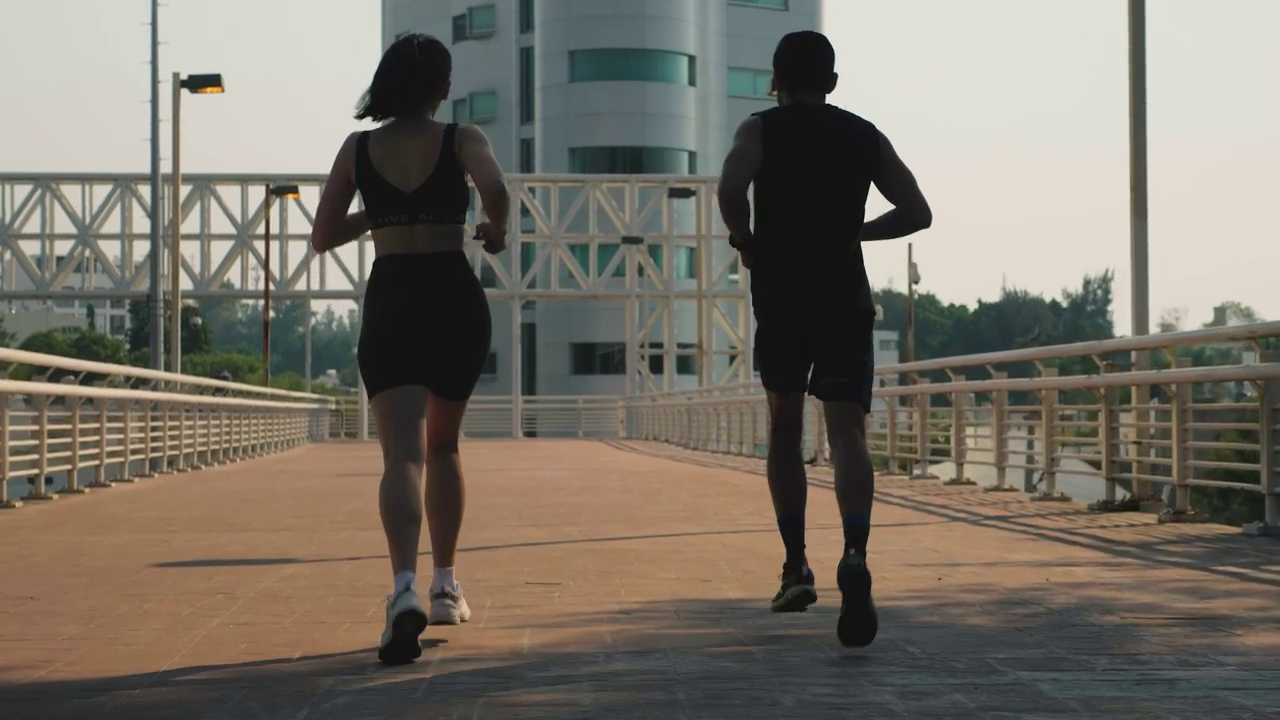
#> input picture frame 29 of Project_14/videos/jog.mp4, 1280 x 720 px
$ python Pedestrian_Detection_From_Video.py
#> lines starting #> are read from the running program, lines starting #| are printed output that depends on the picture; after the words box and inside, x2 and y2 are one past the last pixel; in counts of white or black regions, pixels touching at a corner belong together
import cv2
cap=cv2.VideoCapture("videos/jog.mp4")

while True:
    r,frame=cap.read()
#> frame is the input picture: shape (720, 1280, 3); mean B, G, R 104, 114.4, 120.7
    if r == True:
        gry=cv2.cvtColor(frame,cv2.COLOR_BGR2GRAY)
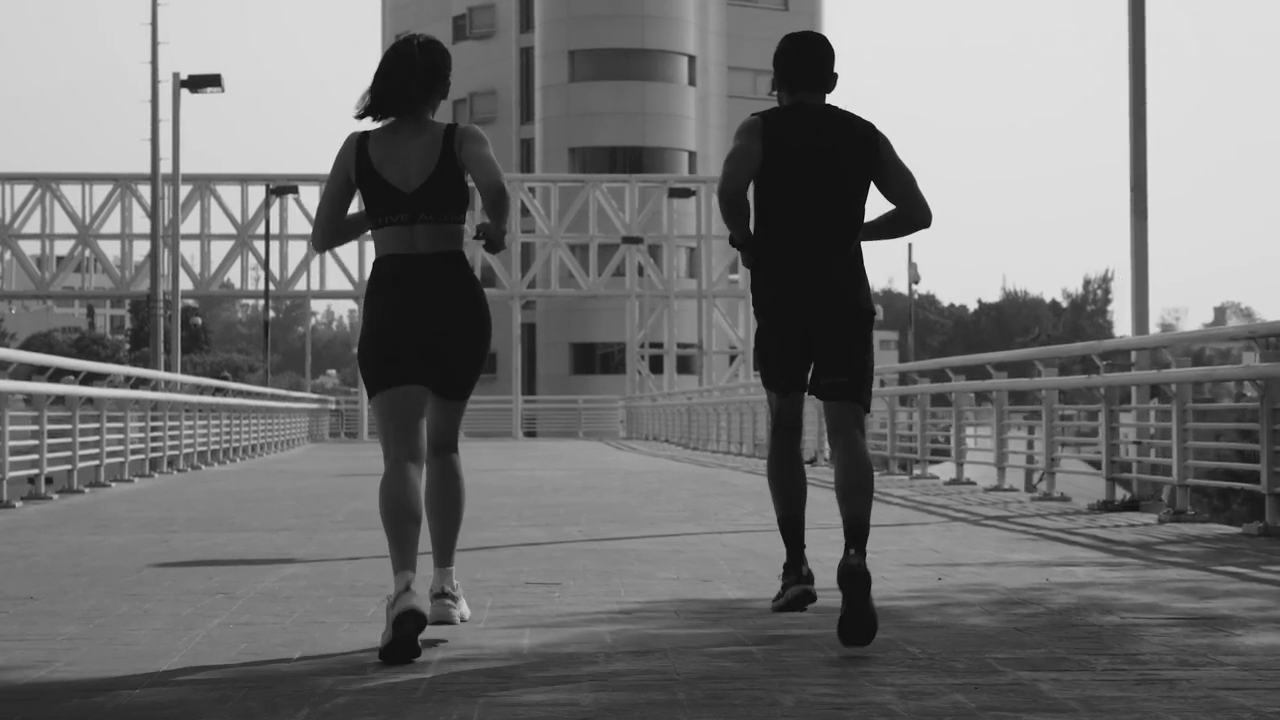
#> gry: shape (720, 1280); min 0, max 233, mean 115.1

        hm=cv2.CascadeClassifier(r"C:\Users\Admin\AppData\Local\Programs\Python\Python311\Lib\site-packages\cv2\data\haarcascade_fullbody.xml")
        h=hm.detectMultiScale(gry,1.2,3)
#> h = [[284, 112, 261, 522]]

        for x,y,w,h in h:
            cv2.rectangle(frame,(x,y),(x+w,y+h),(0,0,255),3)
#> this loop made 1 pass
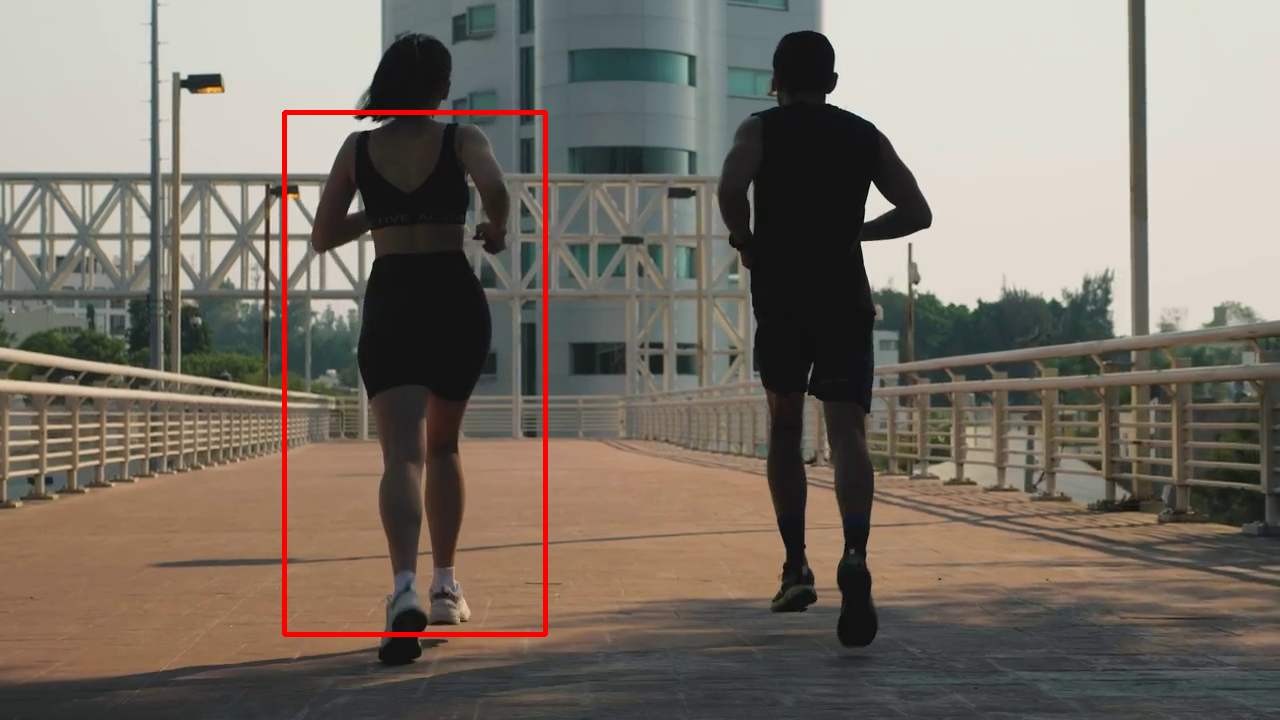
#> frame: shape (720, 1280, 3); 0.85% of pixels changed, all inside (x1, y1, x2, y2) = (282, 110, 548, 637)

        cv2.imshow("Detection",frame)
        if cv2.waitKey(25) & 0xff == ord("p"):
#> (key Esc is pressed here)
            break

cap.release()
cv2.destroyAllWindows()

$ run again, starting later in the video
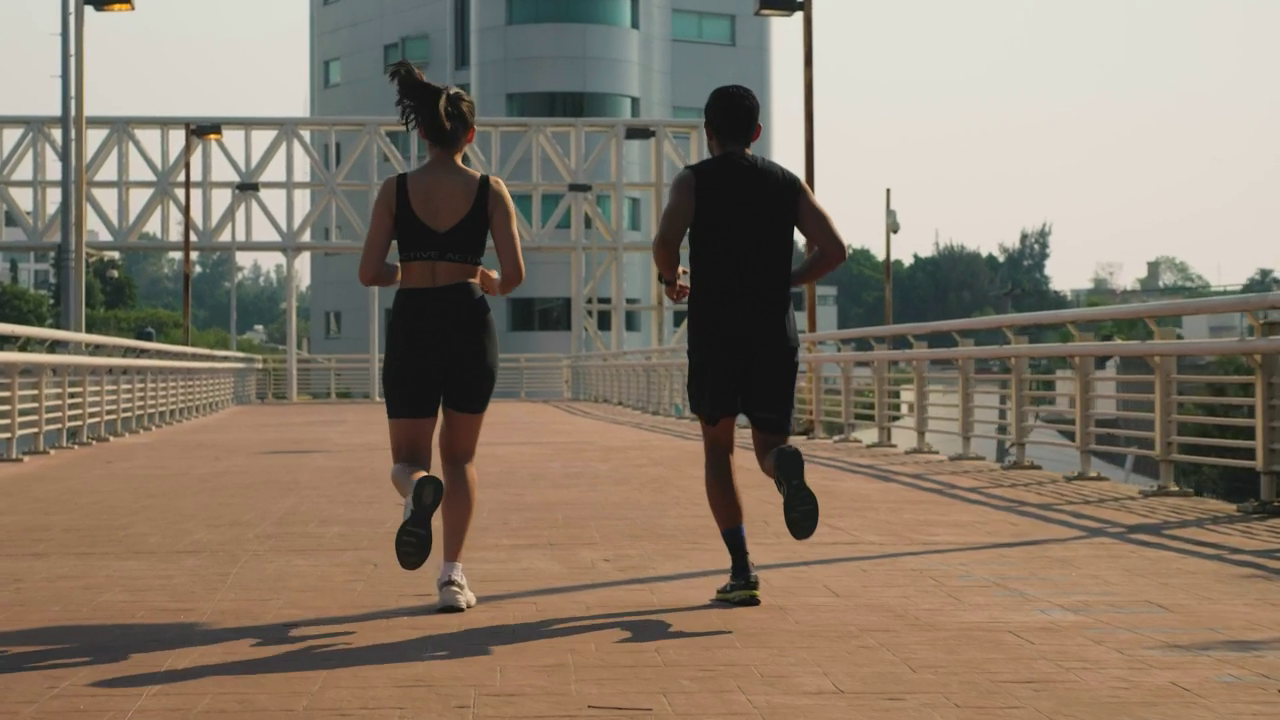
#> input picture frame 134 of Project_14/videos/jog.mp4, 1280 x 720 px
#> frame is the input picture: shape (720, 1280, 3); mean B, G, R 107.5, 122.8, 135.7
#> `gry=cv2.cvtColor(frame,cv2.COLOR_BGR2GRAY)`:
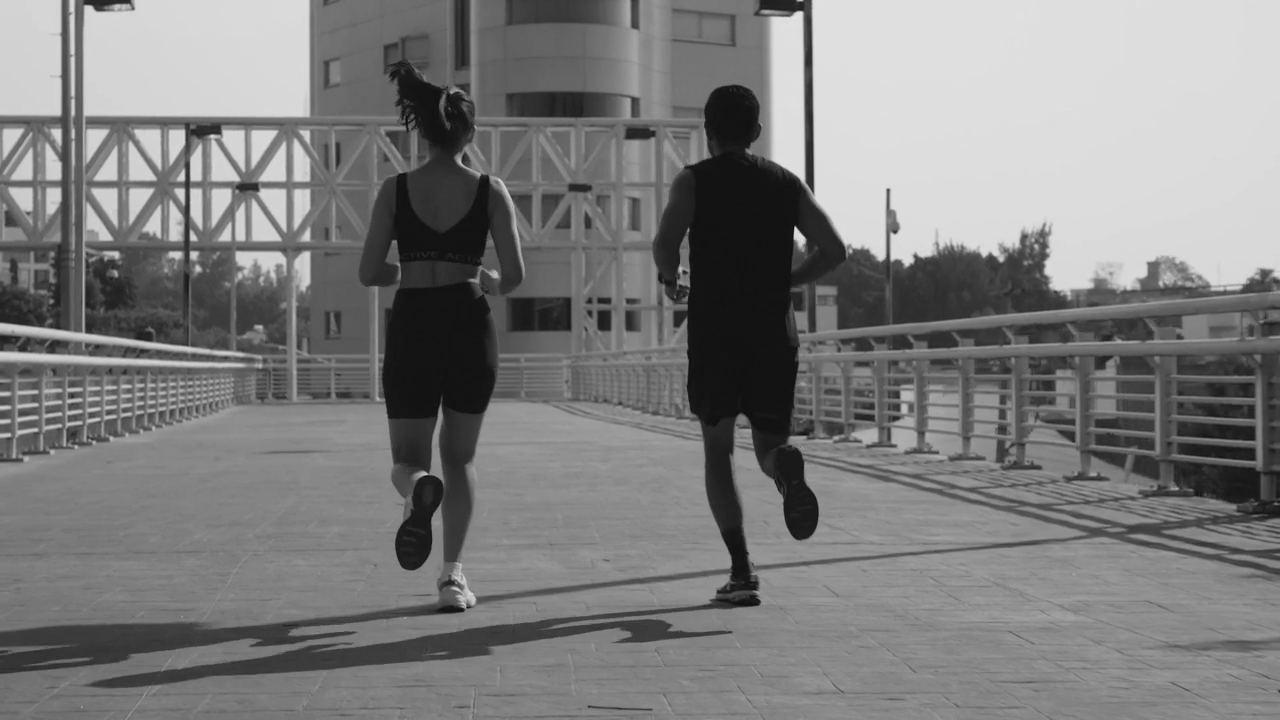
#> gry: shape (720, 1280); min 8, max 230, mean 124.9
#> `h=hm.detectMultiScale(gry,1.2,3)`: h = [[311, 136, 235, 469], [596, 74, 268, 535]]
#> the loop `for x,y,w,h in h:` made 2 passes
#> after the loop `for x,y,w,h in h:`:
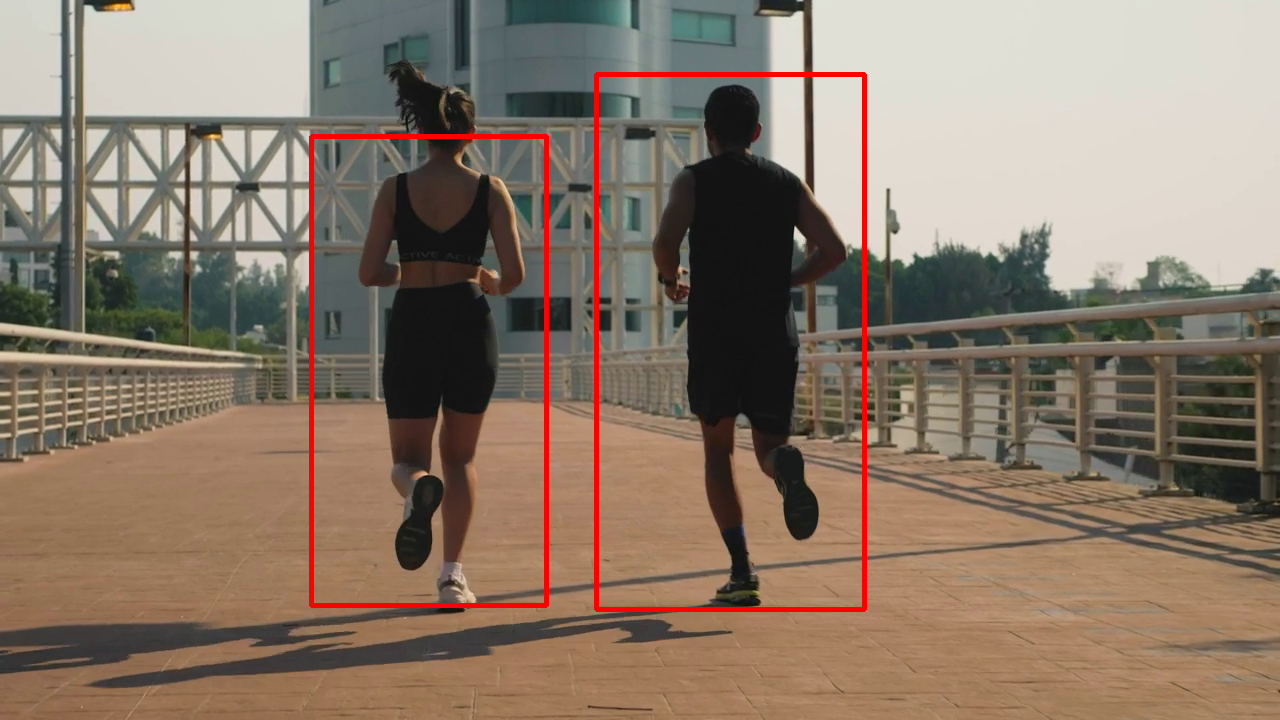
#> frame: shape (720, 1280, 3); 1.63% of pixels changed, all inside (x1, y1, x2, y2) = (309, 72, 867, 612)

$ run again, starting later in the video
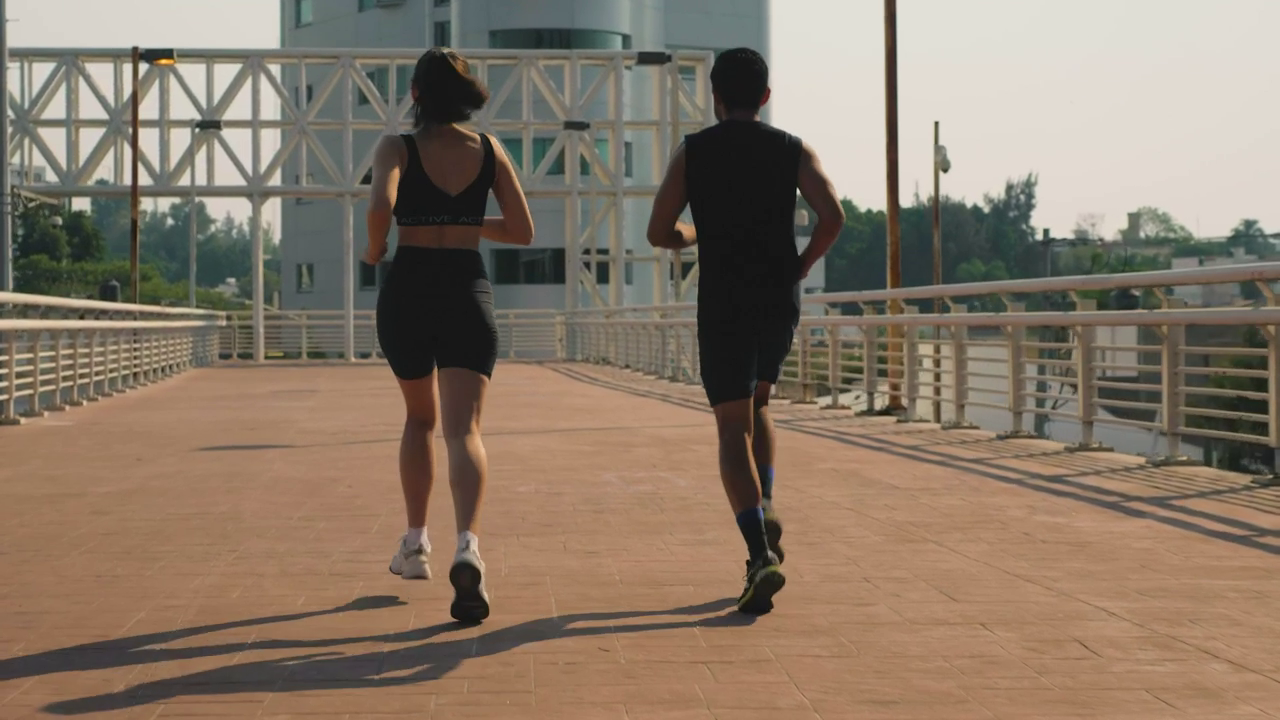
#> input picture frame 239 of Project_14/videos/jog.mp4, 1280 x 720 px
#> frame is the input picture: shape (720, 1280, 3); mean B, G, R 104.1, 120.5, 136.3
#> `gry=cv2.cvtColor(frame,cv2.COLOR_BGR2GRAY)`:
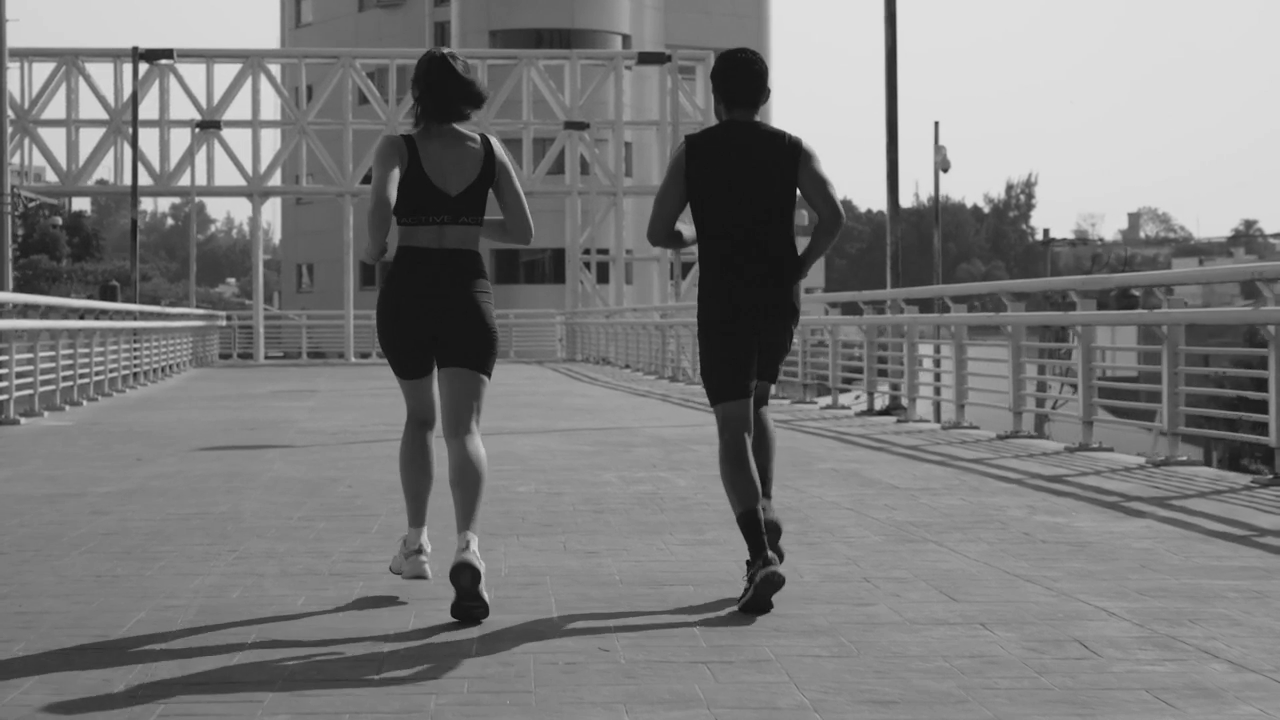
#> gry: shape (720, 1280); min 10, max 224, mean 123.3
#> `h=hm.detectMultiScale(gry,1.2,3)`: h = [[304, 86, 246, 491]]
#> the loop `for x,y,w,h in h:` made 1 pass
#> after the loop `for x,y,w,h in h:`:
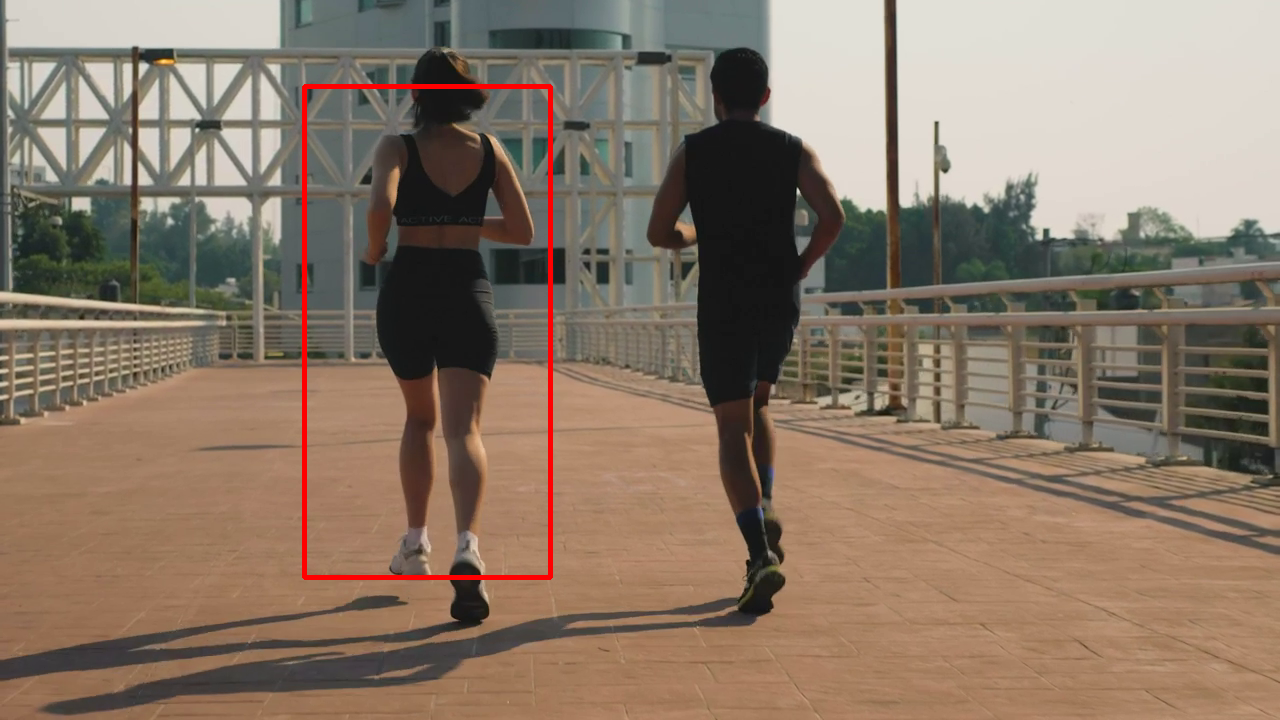
#> frame: shape (720, 1280, 3); 0.8% of pixels changed, all inside (x1, y1, x2, y2) = (302, 84, 553, 580)
